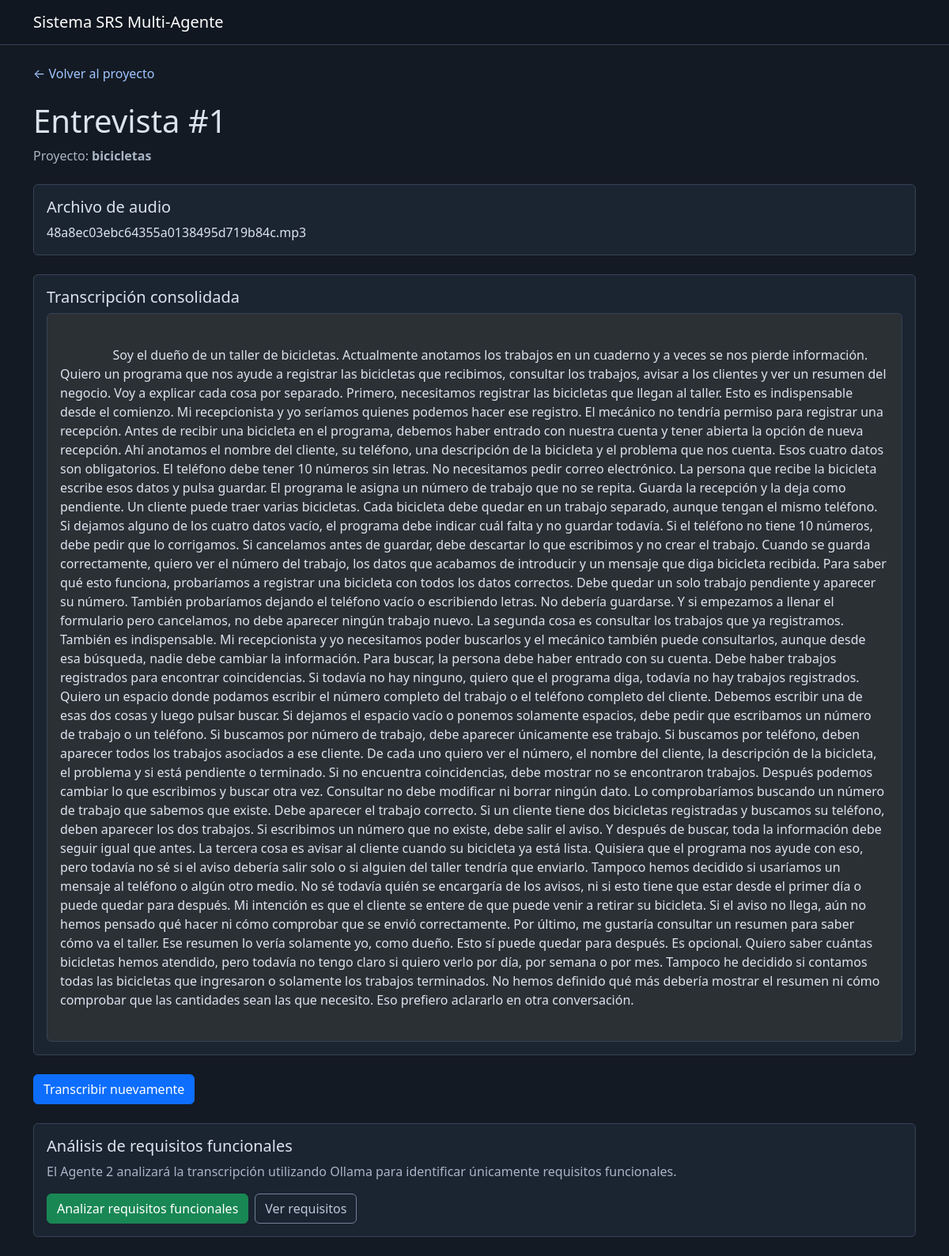
The page /interviews/1 on the database its author committed.
### app/models.py (models this page shows)
class Interview(db.Model):
    original_transcription = db.Column(db.Text, nullable=True)
    @property
    def clarifications(self):
        return RequirementClarification.query.filter_by(interview_id=self.id).order_by(RequirementClarification.id).all()
    id = db.Column(
        db.Integer,
        primary_key=True
    )
    project_id = db.Column(
        db.Integer,
        db.ForeignKey("project.id"),
        nullable=False
    )
    audio_path = db.Column(
        db.String(300),
        nullable=True
    )
    transcription = db.Column(
        db.Text,
        nullable=True
    )
    created_at = db.Column(
        db.DateTime,
        default=datetime.utcnow
    )

class Project(db.Model):
    id = db.Column(
        db.Integer,
        primary_key=True
    )
    name = db.Column(
        db.String(150),
        nullable=False
    )
    description = db.Column(
        db.Text,
        nullable=True
    )
    created_at = db.Column(
        db.DateTime,
        default=datetime.utcnow
    )

### app/routes.py (the view)
@main.route(
    "/interviews/<int:interview_id>"
)
def interview_detail(interview_id):
    interview = Interview.query.get_or_404(
        interview_id
    )
    project = Project.query.get_or_404(
        interview.project_id
    )
    return render_template(
        "interview.html",
        interview=interview,
        project=project
    )

### app/templates/interview.html (shortened to what this page needs)
{% extends "base.html" %}
{% block content %}
<div class="mb-4">
    <a
        href="{{ url_for('main.project_detail', project_id=project.id) }}"
        class="text-decoration-none"
    >
        ← Volver al proyecto
    </a>
</div>
<h1>
    Entrevista #{{ interview.id }}
</h1>
<p class="text-muted">
    Proyecto:
    <strong>
        {{ project.name }}
    </strong>
</p>
<div class="card mt-4">
    <div class="card-body">
        <h5>
            Archivo de audio
        </h5>
        <p class="mb-0">
            {{ interview.audio_path }}
        </p>
    </div>
</div>
<div class="card mt-4">
    <div class="card-body">
        <h5>
            Transcripción consolidada
        </h5>
        {% if interview.transcription %}
            <div
                class="border rounded p-3 bg-body-tertiary"
                style="white-space: pre-wrap;"
            >
                {{ interview.transcription }}
            </div>
        {% else %}
            <div class="alert alert-secondary mb-0">
                La entrevista todavía no ha sido
                procesada por el Agente de
                Transcripción ASR.
            </div>
        {% endif %}
    </div>
</div>
{% if not interview.clarifications %}
<div class="mt-4">
    <form
        method="POST"
        action="{{ url_for('main.transcribe_interview', interview_id=interview.id) }}"
    >
        <button
            type="submit"
            class="btn btn-primary"
        >
            {% if interview.transcription %}
                Transcribir nuevamente
            {% else %}
                Transcribir entrevista
            {% endif %}
        </button>
    </form>
</div>
{% endif %}
{% if interview.transcription %}
<div class="card mt-4">
    <div class="card-body">
        <h5>
            Análisis de requisitos funcionales
        </h5>
        <p class="text-muted">
            El Agente 2 analizará la transcripción
            utilizando Ollama para identificar
            únicamente requisitos funcionales.
        </p>
        <div class="d-flex gap-2">
            {% if not interview.clarifications %}
            <form
                method="POST"
                action="{{ url_for('main.analyze_requirements', interview_id=interview.id) }}"
            >
                <button
                    type="submit"
                    class="btn btn-success"
                >
                    Analizar requisitos funcionales
                </button>
            </form>
            {% endif %}
            <a
                href="{{ url_for('main.view_requirements', interview_id=interview.id) }}"
                class="btn btn-outline-secondary"
            >
                Ver requisitos
            </a>
        </div>
    </div>
</div>
{% endif %}
{% endblock %}

### app/static/css/style.css (style rules this page uses)
:root[data-bs-theme="dark"] { color-scheme: dark; --bs-body-bg: #141a23; --bs-body-color: #dbe3ed; --bs-emphasis-color: #ecf1f7; --bs-secondary-color: #a8b5c6; --bs-secondary-bg: #202b3a; --bs-tertiary-bg: #1c2633; --bs-border-color: #354358; --bs-link-color: #9fc4ff; --bs-link-color-rgb: 159, 196, 255; --bs-link-hover-color: #c5dcff; --bs-link-hover-color-rgb: 197, 220, 255; }
body { background-color: var(--bs-body-bg); color: var(--bs-body-color); }
.card { --bs-card-bg: #1b2431; --bs-card-border-color: #354358; }
.btn-outline-secondary { --bs-btn-color: #bcc8d8; --bs-btn-border-color: #718196; }
.card { height: 100%; }

### rows shown on the page
Interview: id "1", audio_path "48a8ec03ebc64355a0138495d719b84c.mp3", transcription "Soy el dueño de un taller de bicicletas. Actualmente anotamos los trabajos en un cuaderno y a veces se nos pierde información. Quiero un programa que nos ayude a registrar las bicicletas que recibimos, consultar los trabajos, avisar a los clientes y ver un resumen del negocio. Voy a explicar cada cosa por separado. Primero, necesitamos registrar las bicicletas que llegan al taller. Esto es indispensable desde el comienzo. Mi recepcionista y yo seríamos quienes podemos hacer ese registro. El mecánico no tendría permiso para registrar una recepción. Antes de recibir una bicicleta en el programa, debemos haber entrado con nuestra cuenta y tener abierta la opción de nueva recepción. Ahí…"
Project: name "bicicletas"
